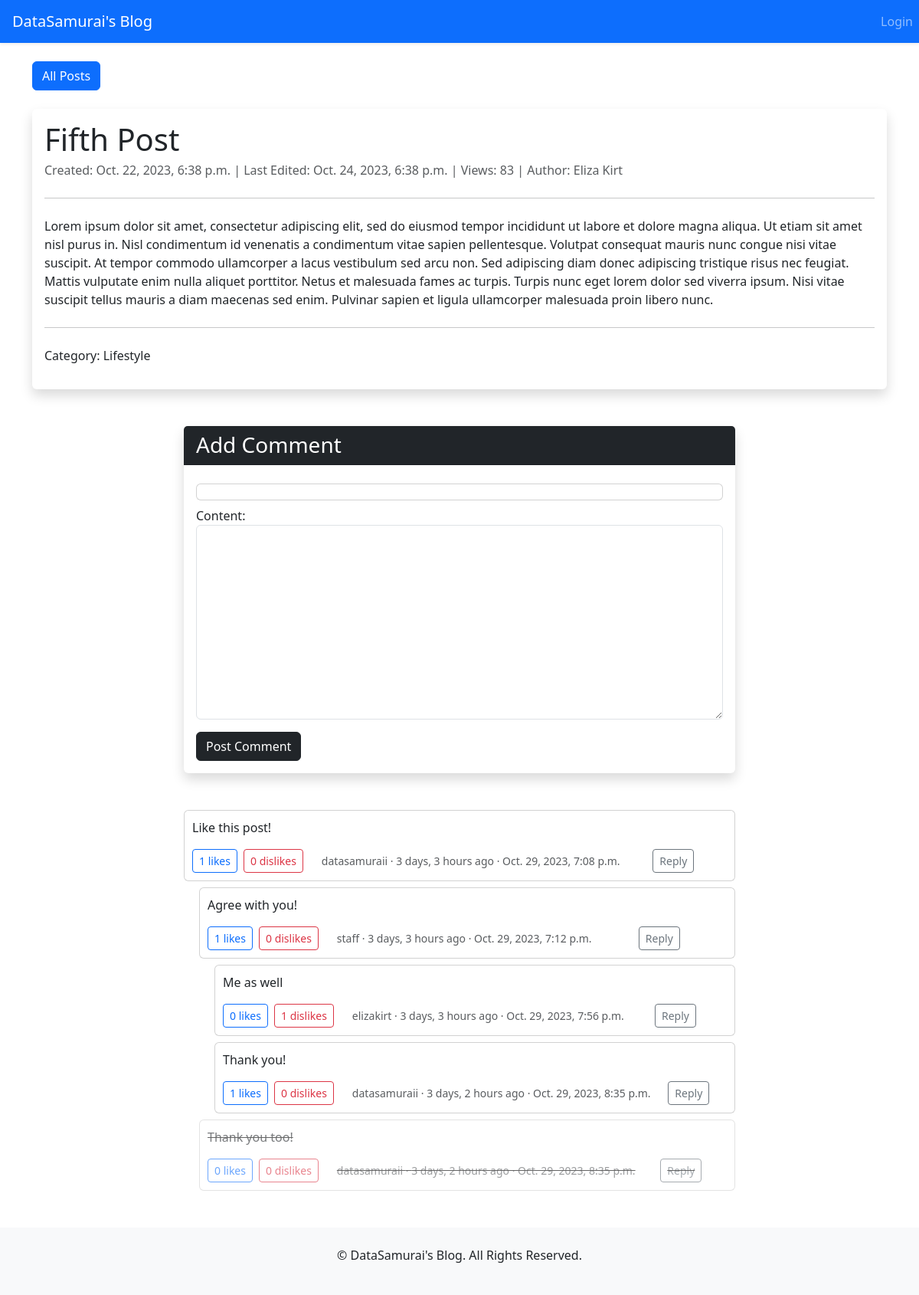
Page /blog/post/1/ on the committed database.
### posts/models.py (models this page shows, shortened)
class Post(models.Model):
    title = models.CharField(max_length=50, unique=True)
    content = models.TextField()
    category = models.ForeignKey('Category', on_delete=models.SET_NULL, null=True)
    date_published = models.DateTimeField(auto_now_add=True)
    date_edited = models.DateTimeField(auto_now=True)
    views = models.PositiveIntegerField(default=0)
    author = models.ForeignKey(settings.AUTH_USER_MODEL, on_delete=models.SET_NULL, null=True)
    is_published = models.BooleanField(default=False)
    class Meta:
        ordering = ['-date_published']

class Category(models.Model):
    title = models.CharField(max_length=30)
    description = models.TextField()
    class Meta:
        ordering = ['title']

class Comment(models.Model):
    content = models.CharField(max_length=500)
    author = models.ForeignKey(settings.AUTH_USER_MODEL, on_delete=models.SET_NULL, null=True)
    post = models.ForeignKey('Post', on_delete=models.CASCADE)
    timestamp = models.DateTimeField(auto_now_add=True)
    is_deleted = models.BooleanField(default=False)
    parent_comment = models.ForeignKey('self', on_delete=models.CASCADE, null=True, default=None)
    @property
    def likes_count(self):
        return self.reactions.filter(reaction_type='like').count()
    @property
    def dislikes_count(self):
        return self.reactions.filter(reaction_type='dislike').count()
    class Meta:
        ordering = ['timestamp']

### posts/views.py (the view)
# urls.py: path('post/<int:post_id>/', views.view_post, name='view_post'),
def view_post(request, post_id):
    post = get_object_or_404(Post, pk=post_id)
    ip = request.META.get('REMOTE_ADDR')
    time_threshold = timezone.now() - timedelta(hours=24)
    recent_views = ViewedPost.objects.filter(
        post=post, ip_address=ip, timestamp__gte=time_threshold
    )
    session_key = f'viewed_post_{post_id}'
    if not request.session.get(session_key, False) and not recent_views.exists():
        post.views += 1
        post.save(update_fields=['views'])
        request.session[session_key] = True
        request.session.set_expiry(86400)  # 24 hours in seconds
        ViewedPost.objects.create(post=post, ip_address=ip)
    form = CommentForm()
    context = {
        'post': post,
        'comments': post.comment_set.filter(post=post_id, parent_comment__isnull=True).order_by(
            '-timestamp').prefetch_related('comment_set'),
        'form': form
    }
    return render(request, 'posts/view_post.html', context=context)

### posts/forms.py
class CommentForm(forms.ModelForm):
    parent_comment = forms.ModelChoiceField(
        queryset=Comment.objects.all(),
        required=False,
        widget=forms.HiddenInput()
    )
    class Meta:
        model = Comment
        fields = ['content', 'parent_comment']
        widgets = {
            'content': forms.Textarea(attrs={'class': 'form-control'}),
        }

### templates/posts/view_post.html (shortened to what this page needs)
{% extends 'base.html' %}
{% block page_content %}
    <div class="d-flex justify-content-between align-items-center mt-4">
        <a href="{% url 'listing' %}" class="btn btn-primary">All Posts</a>
    </div>
    <div class="card border-0 shadow my-4">
        <div class="card-body">
            <h1 class="card-title">{{ post.title }}</h1>
            <p class="card-subtitle mb-2 text-muted">
                Created: {{ post.date_published }} |
                Last Edited: {{ post.date_edited }} |
                Views: {{ post.views }} |
                Author: {{ post.author.first_name }} {{ post.author.last_name }}
            </p>
            <hr class="my-4"/>
            <div class="card-text mb-4">
                {{ post.content|safe }}
            </div>
            <hr class="my-4"/>
            <p>Category: {{ post.category.title }}</p>
        </div>
    </div>
    {% include 'posts/view_comment.html' %}
{% endblock %}

### templates/posts/comment_block.html (shortened to what this page needs)
<div class="{% if comment.is_deleted %}deleted-comment{% endif %}">
    <div class="card mt-2" style="margin-left: {{ depth|default:'0' }}px;">
        <div class="card-body comment-container">
            <p>{{ comment.content }}</p>
            <div class="d-flex align-items-center">
                <form action="{% url 'comment_reaction' comment.id %}" method="post" style="display: inline;">
                    <button type="submit" class="btn btn-sm btn-outline-primary me-2">
                         {{ comment.likes_count }} likes
                    </button>
                </form>
                <form action="{% url 'comment_reaction' comment.id %}" method="post" style="display: inline;">
                    <button type="submit" class="btn btn-sm btn-outline-danger me-4">
                         {{ comment.dislikes_count }} dislikes
                    </button>
                </form>
                <small class="text-muted">{{ comment.author }} · {{ comment.timestamp|timesince }} ago
                    · {{ comment.timestamp }}</small>
                <button type="button" onclick="setReplyTo('{{ comment.id }}', '{{ comment.content|escapejs }}');"
                        class="btn btn-sm btn-outline-secondary m-auto">Reply
                </button>
            </div>
        </div>
    </div>
    {% with replies=comment.comment_set.all new_depth=depth|add:'20' %}
        {% for reply in replies %}
            {% include 'posts/comment_block.html' with comment=reply depth=new_depth %}
        {% endfor %}
    {% endwith %}
</div>

### templates/posts/view_comment.html (style rules this page uses)
.comment-container { position: relative; padding: 10px; }

### templates/posts/comment_block.html (style rules this page uses)
.comment-container { position: relative; padding: 10px; }
.deleted-comment { text-decoration: line-through; color: #000000; pointer-events: none; opacity: 0.6; cursor: not-allowed; }

### rows in the picture
Post: title "Fifth Post", date_published "Oct. 22, 2023, 6:38 p.m.", date_edited "Oct. 24, 2023, 6:38 p.m.", views "83", author.first_name "Eliza", author.last_name "Kirt", content "Lorem ipsum dolor sit amet, consectetur adipiscing elit, sed do eiusmod tempor incididunt ut labore et dolore magna aliqua. Ut etiam sit amet nisl purus in. Nisl condimentum id venenatis a condimentum vitae sapien pellentesque. Volutpat consequat mauris nunc congue nisi vitae suscipit. At tempor commodo ullamcorper a lacus vestibulum sed arcu non. Sed adipiscing diam donec adipiscing tristique risus nec feugiat. Mattis vulputate enim nulla aliquet porttitor. Netus et malesuada fames ac turpis. Turpis nunc eget lorem dolor sed viverra ipsum. Nisi vitae suscipit tellus mauris a diam maecenas sed enim. Pulvinar sapien et ligula ullamcorper malesuada proin libero nunc.", category "Lifestyle"
Comment: content "Like this post!", likes_count "1", dislikes_count "0", author "datasamuraii", timestamp "3 days, 3 hours", timestamp "Oct. 29, 2023, 7:08 p.m."
Comment: content "Agree with you!", likes_count "1", dislikes_count "0", author "staff", timestamp "3 days, 3 hours", timestamp "Oct. 29, 2023, 7:12 p.m."
Comment: content "Me as well", likes_count "0", dislikes_count "1", author "elizakirt", timestamp "3 days, 3 hours", timestamp "Oct. 29, 2023, 7:56 p.m."
Comment: content "Thank you!", likes_count "1", dislikes_count "0", author "datasamuraii", timestamp "3 days, 2 hours", timestamp "Oct. 29, 2023, 8:35 p.m."
Comment: content "Thank you too!", likes_count "0", dislikes_count "0", author "datasamuraii", timestamp "3 days, 2 hours", timestamp "Oct. 29, 2023, 8:35 p.m."
